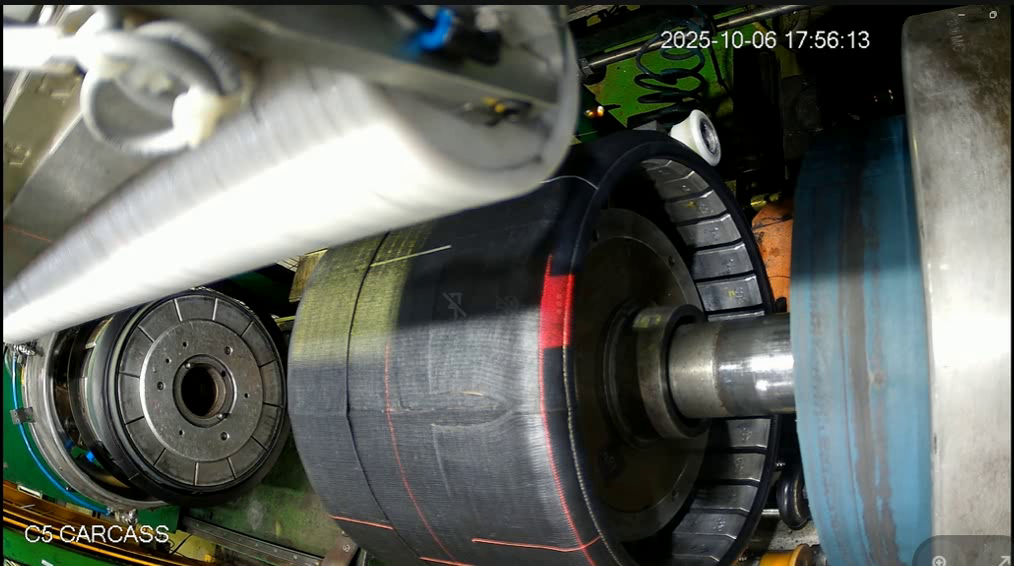
#> input picture frame 20 of data/output/tyre_demo.avi, 1014 x 566 px
$ python video_horizontal_crack_detection.py   (older library calls are emulated)
#> lines starting #> are read from the running program, lines starting #| are printed output that depends on the picture; after the words box and inside, x2 and y2 are one past the last pixel; in counts of white or black regions, pixels touching at a corner belong together
import cv2
import numpy as np

VIDEO_PATH = "data/output/tyre_demo.avi"

ROIS = [
    (568, 232, 128, 244),
    (388, 336, 145, 163)
]

cap = cv2.VideoCapture(VIDEO_PATH)

while True:
    ret, frame = cap.read()
#> frame is the input picture: shape (566, 1014, 3); mean B, G, R 94, 99.9, 96.4
    if not ret:
        break

    output = frame.copy()

    gray_full = cv2.cvtColor(frame, cv2.COLOR_BGR2GRAY)
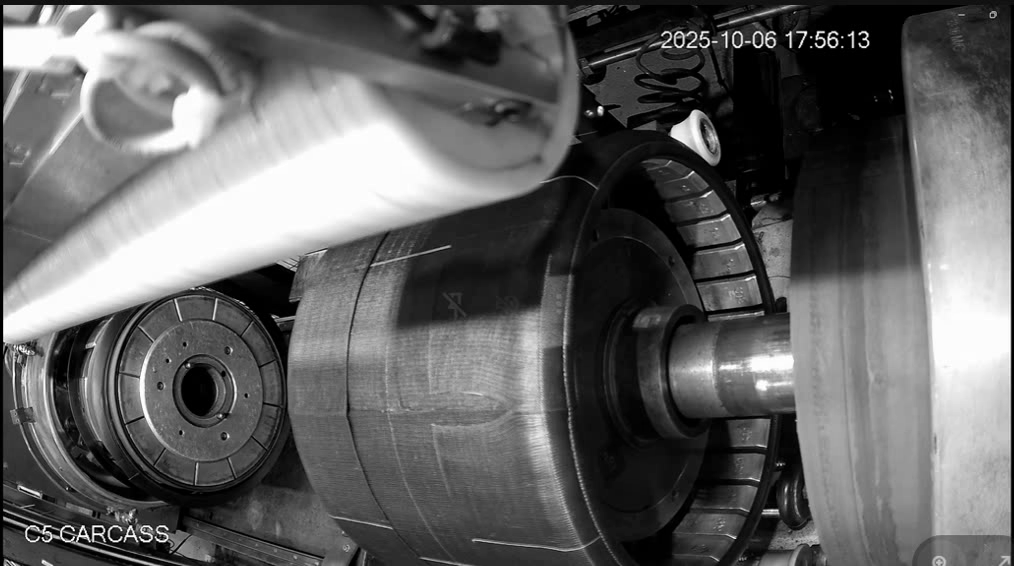
#> gray_full: shape (566, 1014); min 0, max 255, mean 98.2
    blur_full = cv2.GaussianBlur(gray_full, (5, 5), 0)
    edges_full = cv2.Canny(blur_full, 50, 150)
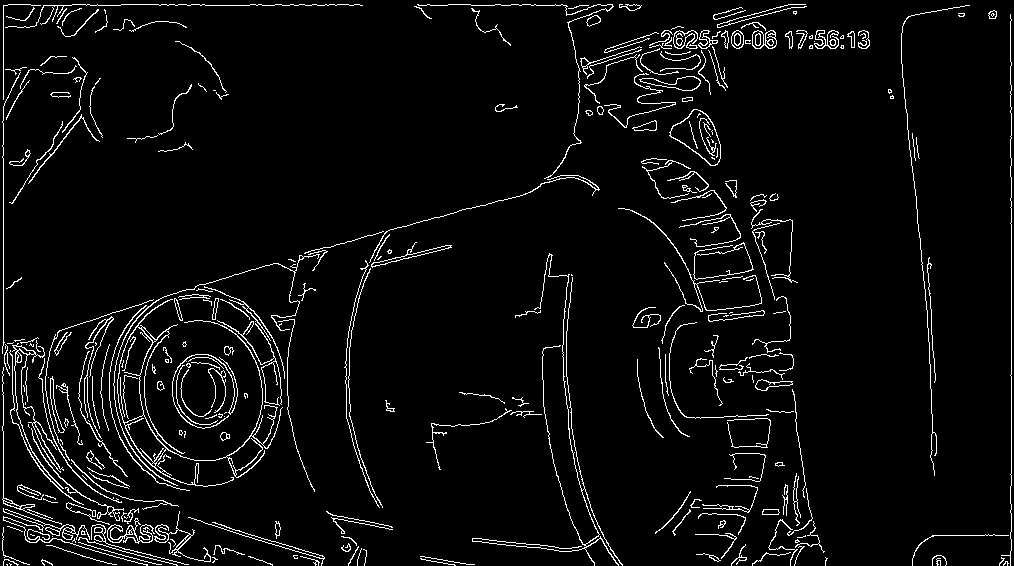
#> edges_full: shape (566, 1014); 4.6% white in thin lines or dots

    # Show full image edges (demo)
    cv2.imshow("Video - Full Image Edges", edges_full)

    for rx, ry, rw, rh in ROIS:

        roi = frame[ry:ry + rh, rx:rx + rw]

        gray = cv2.cvtColor(roi, cv2.COLOR_BGR2GRAY)
        blur = cv2.GaussianBlur(gray, (5, 5), 0)

        grad_x = cv2.Sobel(blur, cv2.CV_64F, 1, 0, ksize=3)
        grad_y = cv2.Sobel(blur, cv2.CV_64F, 0, 1, ksize=3)

        abs_x = np.abs(grad_x)
        abs_y = np.abs(grad_y)

        horiz = np.zeros_like(abs_y)
        mask = abs_y > abs_x * 1.5
        horiz[mask] = abs_y[mask]

        horiz = np.uint8(255 * horiz / (horiz.max() + 1e-5))

        _, binary = cv2.threshold(horiz, 40, 255, cv2.THRESH_BINARY)

        kernel = np.ones((3, 3), np.uint8)
        binary = cv2.morphologyEx(binary, cv2.MORPH_CLOSE, kernel)

        contours, _ = cv2.findContours(
            binary, cv2.RETR_EXTERNAL, cv2.CHAIN_APPROX_SIMPLE
        )

        # Draw ROI
        cv2.rectangle(output, (rx, ry), (rx + rw, ry + rh), (255, 0, 0), 2)

        for cnt in contours:
            area = cv2.contourArea(cnt)
            if area < 30:
                continue

            x, y, w, h = cv2.boundingRect(cnt)
            aspect_ratio = w / float(h + 1e-5)

            if aspect_ratio > 2.0:
                cv2.rectangle(
                    output,
                    (rx + x, ry + y),
                    (rx + x + w, ry + y + h),
                    (0, 0, 255),
                    2
                )
#> this loop made 2 passes
#> pass 1, `roi = frame[ry:ry + rh, rx:rx + rw]`:
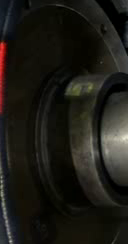
#> roi: shape (244, 128, 3); mean B, G, R 21.7, 27.7, 29.2
#> pass 1, `grad_x = cv2.Sobel(blur, cv2.CV_64F, 1, 0, ksize=3)`:
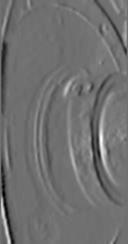
#> grad_x: shape (244, 128) float64; min -206, max 262, mean 0.2; drawn with min black and max white
#> after the loop:
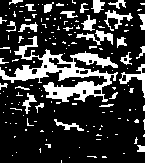
#> binary: shape (163, 145); 21.5% white; 157 white regions (128 under 20 px), largest, box (x1, y1, x2, y2) and area: (0, 36, 118, 102) 2445, (119, 64, 145, 98) 223, (76, 30, 113, 45) 217
#> after the loop:
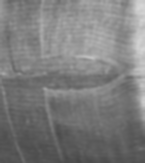
#> blur: shape (163, 145); min 72, max 214, mean 124
#> after the loop:
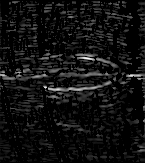
#> horiz: shape (163, 145); min 0, max 254, mean 16.4

    cv2.imshow("Video - Crack Detection Output", output)

    # Press 'q' to quit
    if cv2.waitKey(100) & 0xFF == ord('q'):
#> (key q is pressed here)
        break

cap.release()
cv2.destroyAllWindows()

$ run again, starting later in the video
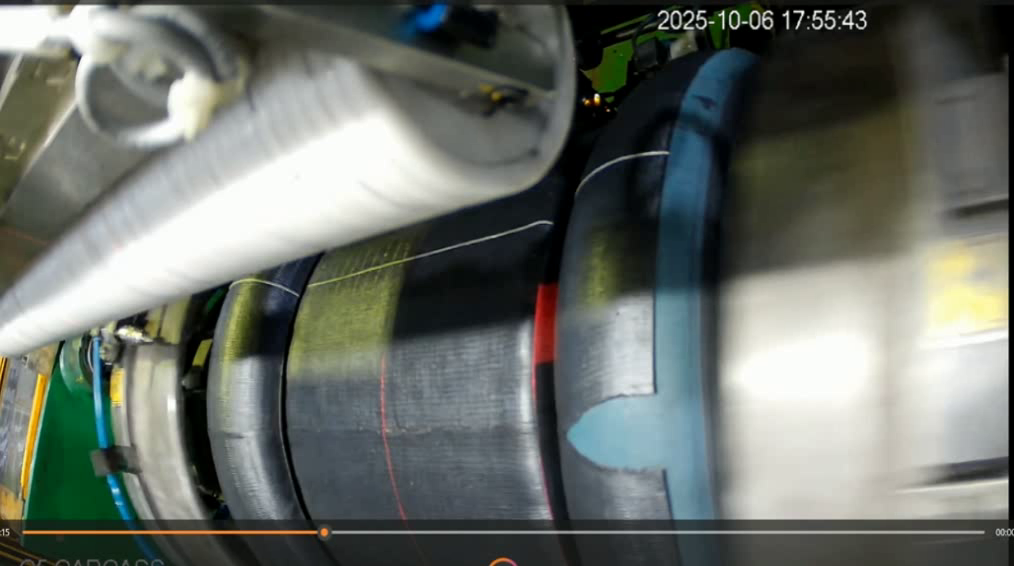
#> input picture frame 160 of data/output/tyre_demo.avi, 1014 x 566 px
#> frame is the input picture: shape (566, 1014, 3); mean B, G, R 106.5, 112.9, 107.3
#> `edges_full = cv2.Canny(blur_full, 50, 150)`:
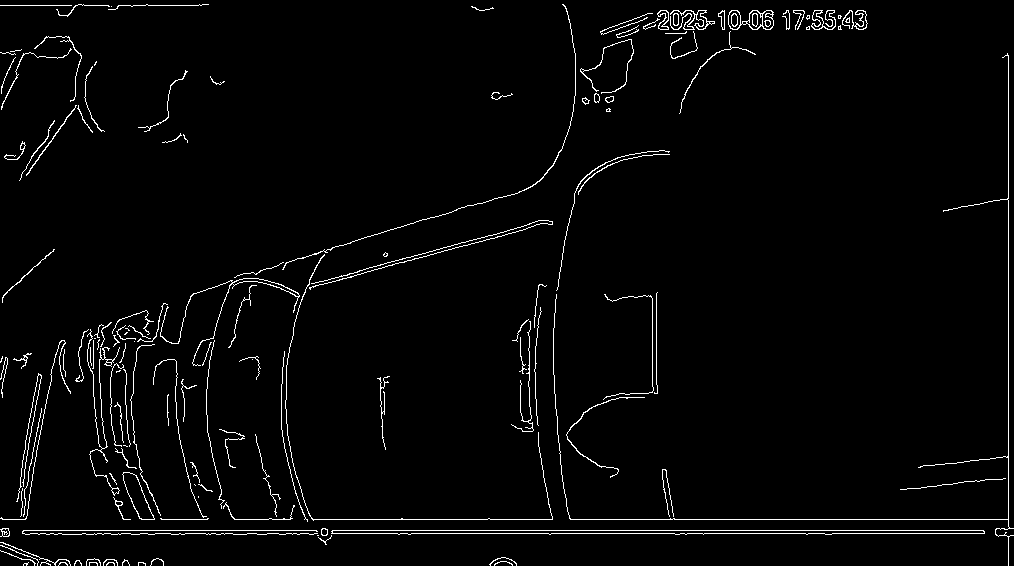
#> edges_full: shape (566, 1014); 2.5% white in thin lines or dots
#> after the loop `for rx, ry, rw, rh in ROIS:`:
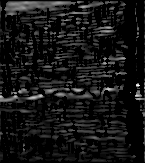
#> horiz: shape (163, 145); min 0, max 254, mean 20.4
